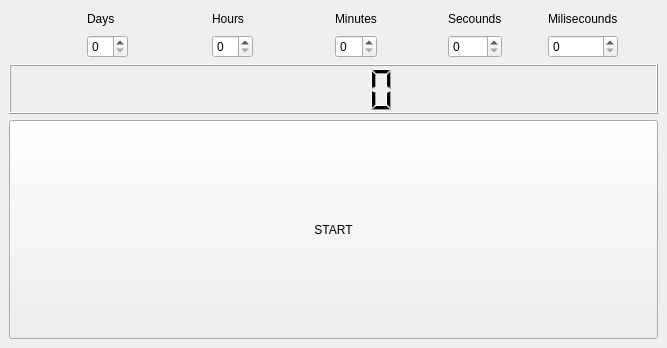
<?xml version="1.0" encoding="UTF-8"?>
<ui version="4.0">
 <class>MainWindow</class>
 <widget class="QMainWindow" name="MainWindow">
  <property name="geometry">
   <rect>
    <x>0</x>
    <y>0</y>
    <width>667</width>
    <height>348</height>
   </rect>
  </property>
  <property name="windowTitle">
   <string>Timer</string>
  </property>
  <widget class="QWidget" name="centralwidget">
   <layout class="QVBoxLayout" name="verticalLayout_2">
    <item>
     <layout class="QVBoxLayout" name="verticalLayout">
      <item>
       <layout class="QHBoxLayout" name="horizontalLayout">
        <item>
         <layout class="QGridLayout" name="gridLayout">
          <item row="1" column="2">
           <widget class="QSpinBox" name="spinBox_Days"/>
          </item>
          <item row="0" column="1">
           <spacer name="horizontalSpacer_7">
            <property name="orientation">
             <enum>Qt::Horizontal</enum>
            </property>
            <property name="sizeHint" stdset="0">
             <size>
              <width>40</width>
              <height>20</height>
             </size>
            </property>
           </spacer>
          </item>
          <item row="0" column="2">
           <widget class="QLabel" name="label">
            <property name="text">
             <string>Days</string>
            </property>
           </widget>
          </item>
         </layout>
        </item>
        <item>
         <layout class="QGridLayout" name="gridLayout_2">
          <item row="2" column="1">
           <widget class="QSpinBox" name="spinBox_Hours"/>
          </item>
          <item row="2" column="0">
           <spacer name="horizontalSpacer">
            <property name="orientation">
             <enum>Qt::Horizontal</enum>
            </property>
            <property name="sizeHint" stdset="0">
             <size>
              <width>40</width>
              <height>20</height>
             </size>
            </property>
           </spacer>
          </item>
          <item row="1" column="0">
           <spacer name="horizontalSpacer_8">
            <property name="orientation">
             <enum>Qt::Horizontal</enum>
            </property>
            <property name="sizeHint" stdset="0">
             <size>
              <width>20</width>
              <height>20</height>
             </size>
            </property>
           </spacer>
          </item>
          <item row="1" column="1">
           <widget class="QLabel" name="label_2">
            <property name="text">
             <string>Hours</string>
            </property>
           </widget>
          </item>
         </layout>
        </item>
        <item>
         <layout class="QGridLayout" name="gridLayout_3">
          <item row="2" column="0">
           <spacer name="horizontalSpacer_3">
            <property name="orientation">
             <enum>Qt::Horizontal</enum>
            </property>
            <property name="sizeHint" stdset="0">
             <size>
              <width>40</width>
              <height>20</height>
             </size>
            </property>
           </spacer>
          </item>
          <item row="2" column="1">
           <widget class="QSpinBox" name="spinBox_Minutes"/>
          </item>
          <item row="1" column="1">
           <widget class="QLabel" name="label_3">
            <property name="text">
             <string>Minutes</string>
            </property>
           </widget>
          </item>
          <item row="1" column="0">
           <spacer name="horizontalSpacer_9">
            <property name="orientation">
             <enum>Qt::Horizontal</enum>
            </property>
            <property name="sizeHint" stdset="0">
             <size>
              <width>40</width>
              <height>20</height>
             </size>
            </property>
           </spacer>
          </item>
         </layout>
        </item>
        <item>
         <layout class="QGridLayout" name="gridLayout_4">
          <item row="2" column="1">
           <widget class="QSpinBox" name="spinBox_Seconds"/>
          </item>
          <item row="2" column="0">
           <spacer name="horizontalSpacer_4">
            <property name="orientation">
             <enum>Qt::Horizontal</enum>
            </property>
            <property name="sizeHint" stdset="0">
             <size>
              <width>40</width>
              <height>20</height>
             </size>
            </property>
           </spacer>
          </item>
          <item row="1" column="1">
           <widget class="QLabel" name="label_4">
            <property name="text">
             <string>Secounds</string>
            </property>
           </widget>
          </item>
          <item row="1" column="0">
           <spacer name="horizontalSpacer_10">
            <property name="orientation">
             <enum>Qt::Horizontal</enum>
            </property>
            <property name="sizeHint" stdset="0">
             <size>
              <width>40</width>
              <height>20</height>
             </size>
            </property>
           </spacer>
          </item>
         </layout>
        </item>
        <item>
         <layout class="QGridLayout" name="gridLayout_5">
          <item row="3" column="0">
           <spacer name="horizontalSpacer_6">
            <property name="orientation">
             <enum>Qt::Horizontal</enum>
            </property>
            <property name="sizeHint" stdset="0">
             <size>
              <width>40</width>
              <height>20</height>
             </size>
            </property>
           </spacer>
          </item>
          <item row="1" column="0">
           <spacer name="horizontalSpacer_5">
            <property name="orientation">
             <enum>Qt::Horizontal</enum>
            </property>
            <property name="sizeHint" stdset="0">
             <size>
              <width>40</width>
              <height>20</height>
             </size>
            </property>
           </spacer>
          </item>
          <item row="3" column="1">
           <widget class="QSpinBox" name="spinBox_Milisecounds">
            <property name="maximum">
             <number>999</number>
            </property>
           </widget>
          </item>
          <item row="1" column="1">
           <widget class="QLabel" name="label_5">
            <property name="text">
             <string>Milisecounds</string>
            </property>
           </widget>
          </item>
          <item row="1" column="2">
           <spacer name="horizontalSpacer_2">
            <property name="orientation">
             <enum>Qt::Horizontal</enum>
            </property>
            <property name="sizeHint" stdset="0">
             <size>
              <width>40</width>
              <height>20</height>
             </size>
            </property>
           </spacer>
          </item>
          <item row="3" column="2">
           <spacer name="horizontalSpacer_11">
            <property name="orientation">
             <enum>Qt::Horizontal</enum>
            </property>
            <property name="sizeHint" stdset="0">
             <size>
              <width>40</width>
              <height>20</height>
             </size>
            </property>
           </spacer>
          </item>
         </layout>
        </item>
       </layout>
      </item>
      <item>
       <widget class="QLCDNumber" name="lcdNumber">
        <property name="sizePolicy">
         <sizepolicy hsizetype="Minimum" vsizetype="Minimum">
          <horstretch>0</horstretch>
          <verstretch>0</verstretch>
         </sizepolicy>
        </property>
        <property name="minimumSize">
         <size>
          <width>0</width>
          <height>50</height>
         </size>
        </property>
       </widget>
      </item>
      <item>
       <widget class="QPushButton" name="start_stop_Button">
        <property name="sizePolicy">
         <sizepolicy hsizetype="Expanding" vsizetype="Expanding">
          <horstretch>0</horstretch>
          <verstretch>0</verstretch>
         </sizepolicy>
        </property>
        <property name="text">
         <string>START</string>
        </property>
       </widget>
      </item>
     </layout>
    </item>
   </layout>
  </widget>
 </widget>
 <resources/>
 <connections/>
</ui>
